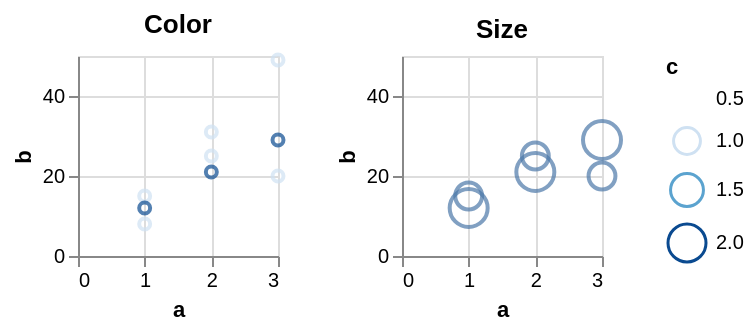

Source (Vega-Lite JSON):
### Vega specification from a JSON file in a GitHub repository (floating-point values rounded to 4 significant figures)
{"$schema": "https://vega.github.io/schema/vega/v5.json", "description": "Testing invalid", "background": "white", "padding": 5, "height": 100, "data": [{"name": "source_0", "values": [{"a": 1, "b": 15, "c": 1}, {"a": 2, "b": 25, "c": 1}, {"a": 3, "b": 20, "c": 1}, {"a": 1, "b": 12, "c": 2}, {"a": 2, "b": 21, "c": 2}, {"a": 3, "b": 29, "c": 2}, {"a": 1, "b": 8, "c": null}, {"a": 2, "b": 31, "c": null}, {"a": 3, "b": 49, "c": null}]}], "signals": [{"name": "childWidth", "value": 100}], "layout": {"padding": 20, "bounds": "full", "align": "each"}, "marks": [{"type": "group", "name": "concat_0_group", "title": {"text": "Color", "frame": "group"}, "style": "cell", "encode": {"update": {"width": {"signal": "childWidth"}, "height": {"signal": "height"}}}, "marks": [{"name": "concat_0_marks", "type": "symbol", "style": ["point"], "from": {"data": "source_0"}, "encode": {"update": {"opacity": {"value": 0.7}, "fill": {"value": "transparent"}, "stroke": [{"test": "!isValid(datum[\"c\"]) || !isFinite(+datum[\"c\"])", "signal": "scale('color', domain('color')[0])"}, {"scale": "color", "field": "c"}], "tooltip": {"signal": "{\"a\": format(datum[\"a\"], \"\"), \"b\": format(datum[\"b\"], \"\"), \"c\": format(datum[\"c\"], \"\")}"}, "ariaRoleDescription": {"value": "point"}, "description": {"signal": "\"a: \" + (format(datum[\"a\"], \"\")) + \"; b: \" + (format(datum[\"b\"], \"\")) + \"; c: \" + (format(datum[\"c\"], \"\"))"}, "x": [{"test": "!isValid(datum[\"a\"]) || !isFinite(+datum[\"a\"])", "scale": "concat_0_x", "value": 0}, {"scale": "concat_0_x", "field": "a"}], "y": [{"test": "!isValid(datum[\"b\"]) || !isFinite(+datum[\"b\"])", "scale": "concat_0_y", "value": 0}, {"scale": "concat_0_y", "field": "b"}]}}}], "axes": [{"scale": "concat_0_x", "orient": "bottom", "gridScale": "concat_0_y", "grid": true, "tickCount": {"signal": "ceil(childWidth/40)"}, "domain": false, "labels": false, "aria": false, "maxExtent": 0, "minExtent": 0, "ticks": false, "zindex": 0}, {"scale": "concat_0_y", "orient": "left", "gridScale": "concat_0_x", "grid": true, "tickCount": {"signal": "ceil(height/40)"}, "domain": false, "labels": false, "aria": false, "maxExtent": 0, "minExtent": 0, "ticks": false, "zindex": 0}, {"scale": "concat_0_x", "orient": "bottom", "grid": false, "title": "a", "labelFlush": true, "labelOverlap": true, "tickCount": {"signal": "ceil(childWidth/40)"}, "zindex": 0}, {"scale": "concat_0_y", "orient": "left", "grid": false, "title": "b", "labelOverlap": true, "tickCount": {"signal": "ceil(height/40)"}, "zindex": 0}]}, {"type": "group", "name": "concat_1_group", "title": {"text": "Size", "frame": "group"}, "style": "cell", "encode": {"update": {"width": {"signal": "childWidth"}, "height": {"signal": "height"}}}, "marks": [{"name": "concat_1_marks", "type": "symbol", "style": ["point"], "from": {"data": "source_0"}, "encode": {"update": {"opacity": {"value": 0.7}, "fill": {"value": "transparent"}, "stroke": {"value": "#4c78a8"}, "tooltip": {"signal": "{\"a\": format(datum[\"a\"], \"\"), \"b\": format(datum[\"b\"], \"\"), \"c\": format(datum[\"c\"], \"\")}"}, "ariaRoleDescription": {"value": "point"}, "description": {"signal": "\"a: \" + (format(datum[\"a\"], \"\")) + \"; b: \" + (format(datum[\"b\"], \"\")) + \"; c: \" + (format(datum[\"c\"], \"\"))"}, "x": [{"test": "!isValid(datum[\"a\"]) || !isFinite(+datum[\"a\"])", "scale": "concat_1_x", "value": 0}, {"scale": "concat_1_x", "field": "a"}], "y": [{"test": "!isValid(datum[\"b\"]) || !isFinite(+datum[\"b\"])", "scale": "concat_1_y", "value": 0}, {"scale": "concat_1_y", "field": "b"}], "size": [{"test": "!isValid(datum[\"c\"]) || !isFinite(+datum[\"c\"])", "scale": "size", "value": 0}, {"scale": "size", "field": "c"}]}}}], "axes": [{"scale": "concat_1_x", "orient": "bottom", "gridScale": "concat_1_y", "grid": true, "tickCount": {"signal": "ceil(childWidth/40)"}, "domain": false, "labels": false, "aria": false, "maxExtent": 0, "minExtent": 0, "ticks": false, "zindex": 0}, {"scale": "concat_1_y", "orient": "left", "gridScale": "concat_1_x", "grid": true, "tickCount": {"signal": "ceil(height/40)"}, "domain": false, "labels": false, "aria": false, "maxExtent": 0, "minExtent": 0, "ticks": false, "zindex": 0}, {"scale": "concat_1_x", "orient": "bottom", "grid": false, "title": "a", "labelFlush": true, "labelOverlap": true, "tickCount": {"signal": "ceil(childWidth/40)"}, "zindex": 0}, {"scale": "concat_1_y", "orient": "left", "grid": false, "title": "b", "labelOverlap": true, "tickCount": {"signal": "ceil(height/40)"}, "zindex": 0}]}], "scales": [{"name": "color", "type": "linear", "domain": {"data": "source_0", "field": "c"}, "range": "ramp", "interpolate": "hcl", "zero": false}, {"name": "size", "type": "linear", "domain": {"data": "source_0", "field": "c"}, "range": [0, 361], "zero": true}, {"name": "concat_0_x", "type": "linear", "domain": {"data": "source_0", "field": "a"}, "range": [0, {"signal": "childWidth"}], "nice": true, "zero": true}, {"name": "concat_0_y", "type": "linear", "domain": {"data": "source_0", "field": "b"}, "range": [{"signal": "height"}, 0], "nice": true, "zero": true}, {"name": "concat_1_x", "type": "linear", "domain": {"data": "source_0", "field": "a"}, "range": [0, {"signal": "childWidth"}], "nice": true, "zero": true}, {"name": "concat_1_y", "type": "linear", "domain": {"data": "source_0", "field": "b"}, "range": [{"signal": "height"}, 0], "nice": true, "zero": true}], "legends": [{"stroke": "color", "gradientLength": {"signal": "clamp(height, 64, 200)"}, "title": "c", "encode": {"gradient": {"update": {"opacity": {"value": 0.7}}}}, "symbolType": "circle", "size": "size"}], "config": {"mark": {"tooltip": true}}}
